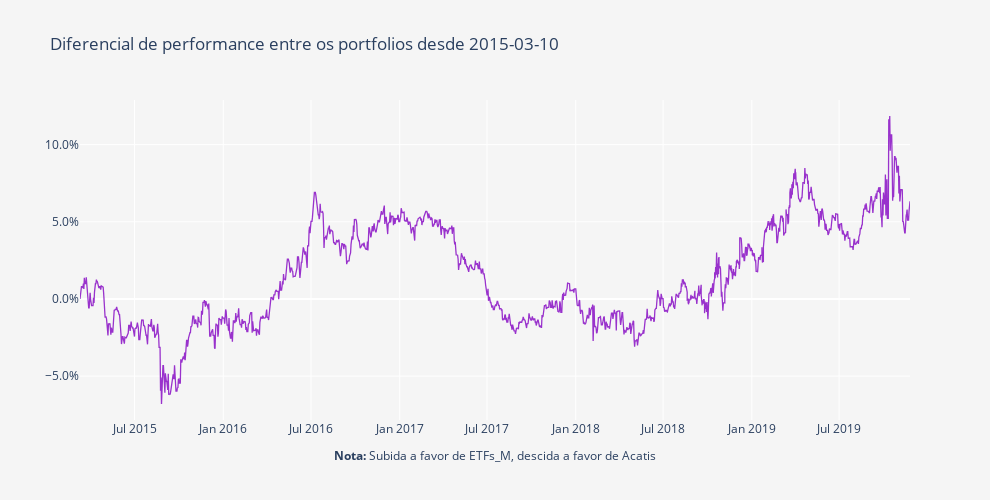

This figure's notebook cell:
### Code cell
layout = go.Layout(
    title='Diferencial de performance entre os portfolios desde ' + Begin,
    plot_bgcolor='#f5f5f5',
    paper_bgcolor='#f5f5f5',
    width=990,
    height=500,
    xaxis=dict(
        title='<b>Nota:</b> Subida a favor de ' + Portfolios.columns[0] + ', descida a favor de ' + Portfolios.columns[1],
        showgrid=True,
        titlefont=dict(size=12),
    ),
    yaxis=dict(
        title='',
        showgrid=True,
        zeroline=True, # Adicionar ou não a zero line
        tickformat=".1%" # tickformat=".2%" se quiseres mais casas decimais
    ))

trace0 = go.Scatter(
    x = fundos.index,
    y = (round(((Portfolios.iloc[:, 0]/Portfolios.iloc[:, 1])- 1), 5)),
    name = 'Portfolio',
    line = dict(
        color = 'darkorchid',
        width = 1.3)
)

data = [trace0]
        
fig = go.Figure(data=data, layout=layout)
py.iplot(fig)

### Figure 1 — Plotly figure (JSON) as saved in the notebook; plotly's stock layout.template omitted (floating-point values rounded to 4 significant figures; data arrays with more than 128 entries replaced by an {"elided": "..."} marker saying what was removed)
{"data": [{"line": {"color": "darkorchid", "width": 1.3}, "name": "Portfolio", "type": "scatter", "x": {"elided": "2034 str values"}, "y": {"elided": "1878 float values"}}], "layout": {"height": 500, "paper_bgcolor": "#f5f5f5", "plot_bgcolor": "#f5f5f5", "title": {"text": "Diferencial de performance entre os portfolios desde 2015-03-10"}, "width": 990, "xaxis": {"autorange": true, "range": ["2015-03-10", "2019-11-25"], "showgrid": true, "title": {"font": {"size": 12}, "text": "<b>Nota:</b> Subida a favor de ETFs_M, descida a favor de Acatis"}, "type": "date"}, "yaxis": {"autorange": true, "range": [-0.07843, 0.1289], "showgrid": true, "tickformat": ".1%", "title": {"text": ""}, "type": "linear", "zeroline": true}}}
